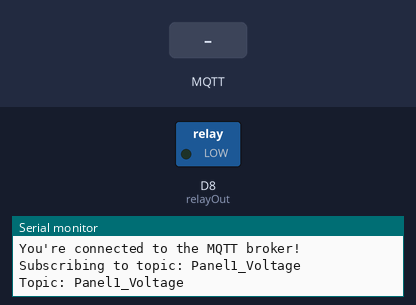
This sketch was run on a simulated Arduino Uno R4 WiFi. Shown: switched loads named in the sketch (green lamp = pin HIGH), the last lines printed to the serial monitor. Inputs (shaded band) come from the test bench. WiFi joins after 1.5 s; servers stay silent unless stated; no MQTT or app messages arrive unless stated.

Above: at 2.7 s.
2.8 s: MQTT message "on" arrives on the first subscribed topic
At 3.2 s:
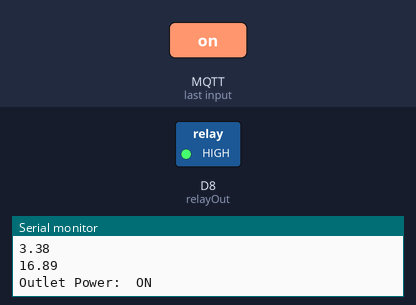
4.3 s: MQTT message "5" arrives on the first subscribed topic
At 5.5 s:
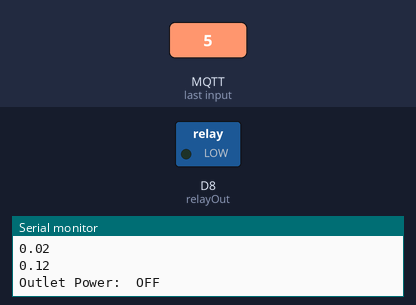
5.8 s: MQTT message "off" arrives on the first subscribed topic
At 6.7 s:
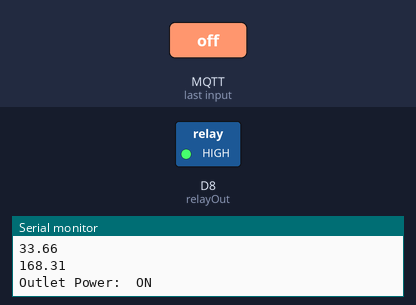
7.3 s: MQTT message "90" arrives on the first subscribed topic
At 7.8 s:
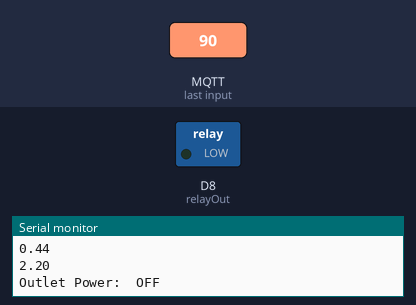
Timing chart, 0 to 9.8 s (numbered marks = the images above; inputs shaded):
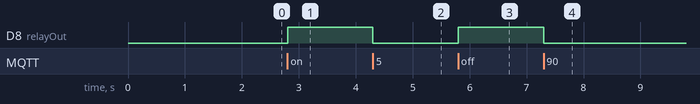

Measured:
- after the input at 2.8 s, D8 (relayOut): LOW → HIGH at once
- after the input at 4.3 s, D8 (relayOut): HIGH → LOW at once
- after the input at 5.8 s, D8 (relayOut): LOW → HIGH at once
- after the input at 7.3 s, D8 (relayOut): HIGH → LOW at once

The sketch:

MQTT_Test_Subscriber.ino
```cpp
//Code for EE5453 IOT Project

#include <ArduinoMqttClient.h>
#include <WiFiS3.h>
#include "arduino_secrets.h"

///////Please enter your sensitive data in the Secret tab/arduino_secrets.h
char ssid[] = SECRET_SSID;        // your network SSID
char pass[] = SECRET_PASS;        // your network password

WiFiClient wifiClient;
MqttClient mqttClient(wifiClient);

//IP and port of server host
const char broker[] = "192.168.1.153";
int        port     = 1883;

//Topic(s)
const char topic[]    = "Panel1_Voltage";

//Relay pin constant
int relayOut = 8;

//Panel voltage variables
int intVolt;                  //Convert from int ASCII
uint8_t charVolt[128];        //  to unsigned int array

//Temporary variable for conversion to integer
int receivedInt = 0;

//Received raw ADC values
int adc_value = 0;

//Voltage sensor resistances
int R1 = 30000;  //Ohms
int R2 = 7500;   //Ohms

//Arduino reference voltage
float ref_voltage = 5.0;

//ADC measured voltage
float adc_voltage = 0.0;

//Actual measured voltage
float in_voltage = 0.0;

void setup() {
  //Initialize relay for smart outlet
  pinMode(relayOut, OUTPUT);

  //Initialize serial and wait for port to open:
  Serial.begin(9600);
  while (!Serial) {
    ; //Wait for serial port to connect. Needed for native USB port only
  }
  //Attempt to connect to Wifi network:
  Serial.print("Attempting to connect to SSID: ");
  Serial.println(ssid);
  while (WiFi.begin(ssid, pass) != WL_CONNECTED) {
    // failed, retry
    Serial.print(".");
    delay(5000);
  }

  Serial.println("You're connected to the network");
  Serial.println();

  Serial.print("Attempting to connect to the MQTT broker: ");
  Serial.println(broker);

  if (!mqttClient.connect(broker, port)) {
    Serial.print("MQTT connection failed! Error code = ");
    Serial.println(mqttClient.connectError());

    while (1);
  }

  Serial.println("You're connected to the MQTT broker!");
  Serial.println();

  //Set the message receive callback
  mqttClient.onMessage(onMqttMessage);

  Serial.print("Subscribing to topic: ");
  Serial.println(topic);
  Serial.println();

  //Subscribe to a topic
  mqttClient.subscribe(topic);

  Serial.print("Topic: ");
  Serial.println(topic);


  Serial.println();
}

void loop() {
  //Call poll() regularly to allow the library to receive MQTT messages and
  //Send MQTT keep alive which avoids being disconnected by the broker
  mqttClient.poll();
}

void onMqttMessage(int messageSize) {
  //We received a message, print out the topic and contents
  Serial.println("Received a message with topic '");
  Serial.print(mqttClient.messageTopic());
  Serial.print("', length ");
  Serial.print(messageSize);
  Serial.println(" bytes:");

  //Use the Stream interface to print the contents
  while (mqttClient.available()) {

    //Read MQTT datastream
    intVolt = mqttClient.read(charVolt, sizeof(charVolt));

    //The MQTT datastream is of ASCII decimals.  Function below performs conversion to int
    if(intVolt > 0) {
      receivedInt = 0;
      for(int i = 0; i < intVolt; i++) {
        receivedInt = receivedInt * 10 + (charVolt[i] - '0');
      }
    }

    //Renaming to something more useful
    adc_value = receivedInt;

    //Perform conversion of raw analog voltages to actual voltages
    adc_voltage  = (adc_value * ref_voltage) / 1024.0;
    in_voltage = adc_voltage*(R1+R2)/R2;

    //Print raw, measured, and actual voltages
    Serial.println(adc_value);
    Serial.println(adc_voltage);
    Serial.println(in_voltage);
  }
  Serial.println();
  Serial.println();

  if(in_voltage >= 11){
    //If the panel is operating normally, keep the load on
    digitalWrite(relayOut, HIGH);
    Serial.print("Outlet Power:  ON");
    Serial.println();
    Serial.println();
  }
  else{
    //If the panel falls below a useful voltage, turn the load off
    digitalWrite(relayOut, LOW);
    Serial.print("Outlet Power:  OFF");
    Serial.println();
    Serial.println();
  }
}
```

arduino_secrets.h
```cpp
#define SECRET_SSID ""  //Your network SSID here
#define SECRET_PASS ""  //Your network password here
```
